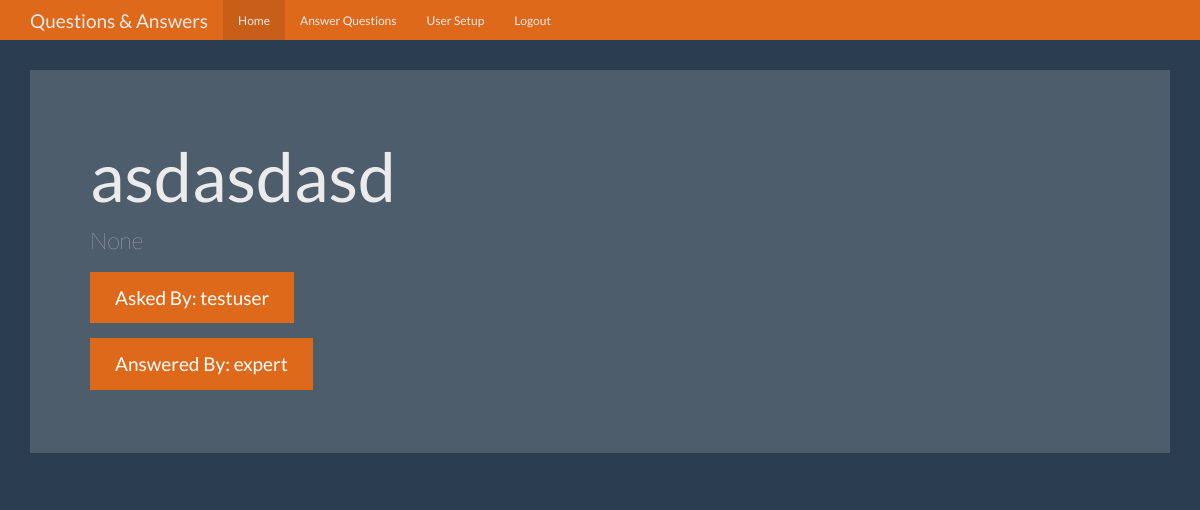
The app's page /question/1 (signed in) with its own data.
### tables this page shows
CREATE TABLE questions
(
    id          integer primary key autoincrement,
    question    text not null,
    answer_text text,
    asked_by_id text not null,
    expert_id   text not null
);

CREATE TABLE users
(
    id       integer primary key autoincrement,
    name     text    not null,
    password text    not null,
    expert   boolean not null,
    admin    boolean not null
);

### app.py (the view)
@app.route('/question/<int:question_id>')
def question(question_id):
    user = get_current_user()
    db = database.get_db()
    q_cur = db.execute('''
        select
        questions.question as text,
        questions.answer_text as answer,
        users_experts.name as expert_name,
        users_asked_by.name as asked_by_name
        from questions
        join users as users_asked_by on users_asked_by.id = questions.asked_by_id
        join users as users_experts on users_experts.id = questions.expert_id
        where questions.id = ?
    ''', [question_id])
    question_data = q_cur.fetchone()
    print(question_data)
    return render_template('pages/question.html', head_title='Question', user=user, question=question_data)

### app.py (called while the page is built)
def get_current_user():
    user_result = None
    if 'user' in session:
        user = session['user']
        db = database.get_db()
        user_cur = db.execute('select * from users where name = ?', [user])
        user_result = user_cur.fetchone()
    return user_result

### database.py (called while the page is built)
def connect_db():
    conn = sqlite3.connect(settings.SQLITE_DB_PATH)
    conn.row_factory = DbRow
    return conn

def get_db():
    if not hasattr(g, 'sqlite_db'):
        g.sqlite_db = connect_db()
    return g.sqlite_db

    def __repr__(self):
        return f'{type(self).__name__}({dict(self)})'

### templates/pages/question.html
{% extends 'base.html' %}
{% block content %}
    <div class="container theme-showcase" role="main">
      <div class="jumbotron">
        <h1>{{ question.text }}</h1>
        <p>{{ question.answer }}</p>
        <p><a class="btn btn-primary btn-lg">Asked By: {{ question.asked_by_name }}</a></p>
        <p><a class="btn btn-primary btn-lg">Answered By: {{ question.expert_name }}</a></p>
      </div>
    </div>
{% endblock %}

### static/theme.css (style rules this page uses)
body { padding-top: 70px; padding-bottom: 30px; }

### records on screen
questions: text "asdasdasd"
users: asked_by_name "testuser"
users: expert_name "expert"

### other values on screen
{{ question.answer }} "None"
